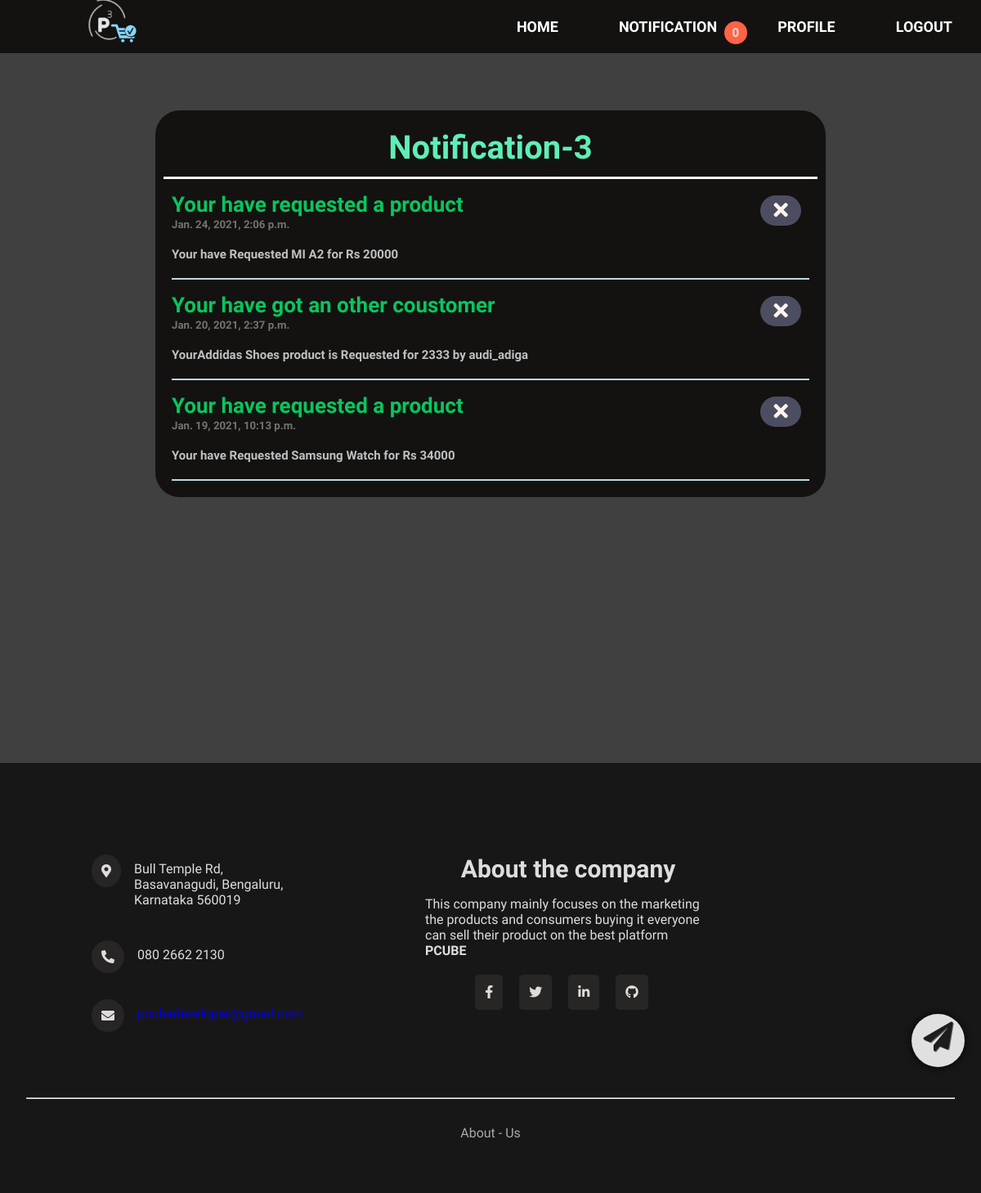
/notification/ (signed in), run on an earlier commit of the app's database.
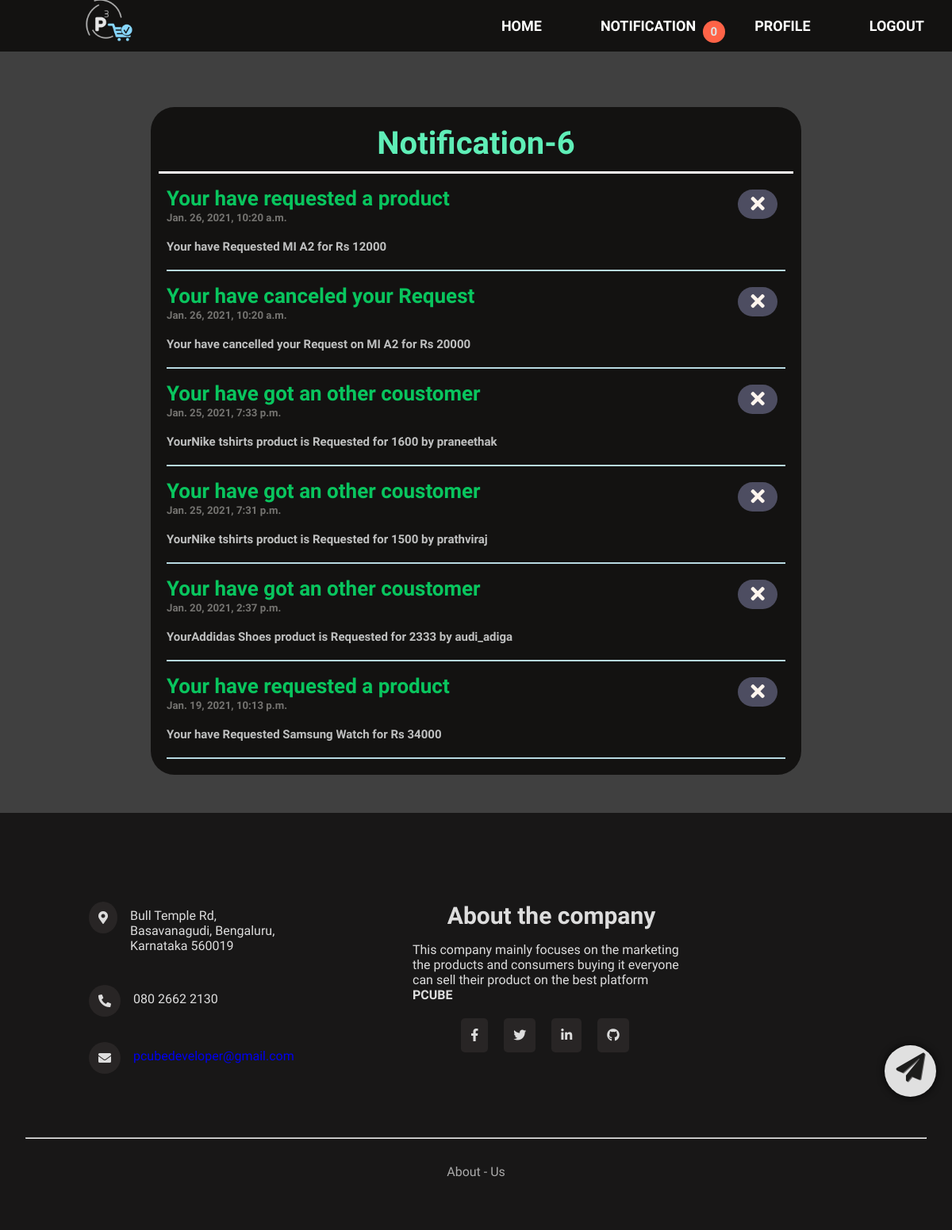
And on a later commit of the database.
### pcube/models.py (models this page shows)
class Notification(models.Model):
    post = models.ForeignKey(Post, on_delete=models.CASCADE, blank=True, null=True)
    user = models.ForeignKey(User, on_delete=models.CASCADE)
    ques = models.ForeignKey(Question, on_delete=models.CASCADE, blank=True, null=True, default=None)
    title = models.CharField(max_length= 30)
    h1 = models.CharField(max_length= 30)
    discription = discription = models.TextField()
    date_posted = models.DateTimeField(default=timezone.now)
    read =  models.BooleanField(default=False)
    showed = models.BooleanField(default=False)

### pcube/views.py (the view)
# urls.py: path('notification/', views.notification, name='notification'),
def notification(request):
    try:
        msgs = Notification.objects.order_by('-date_posted').filter(user = request.user, read = False)
        noti_count = msgs.count()
        unread_msgs = msgs.filter(showed = False)
        for unread_msg in unread_msgs:
            unread_msg.showed = True
            unread_msg.save()
    except:
        msgs = []
        noti_count = 0
    context = {
        'msgs':msgs,
        'msgs_count': noti_count
    }
    return render(request, 'pcube/notification.html',context)

### pcube/templates/pcube/notification.html (shortened to what this page needs)
{% extends 'pcube/base.html' %}
{% load static %}
{% block headers %}
    <link rel="stylesheet" type="text/css" href="{% static 'pcube/notification.css' %}">
{% endblock headers %}
{% block content %}
    <div class="notifications">
        <h2>Notification-{{msgs_count}}</h2>
        {% for msg in msgs %}
        <div class="notification">
            <h1><a href="{% url 'post-detail' msg.post.id %}#question-no-{{msg.ques.id}}">{{msg.title}}</a>
                <h5>{{msg.date_posted}}</h5>
                <form action="{% url 'noti-clear' %}" method="POST">
                    <button id="like" class="btn ulk" type="submit" name="noti_id" value="{{ msg.id }}">
                </form>
                <i class="fas fa-times" style="font-size:25px"></i>
            </h1>
            <h3>{{msg.discription}}</h3>
        </div>
        {% endfor %}
    </div>
    <div class="addpost-div">
        <div class="addpost-div2">
            <div id="addpost">
                <a href="{% url 'add-post' %}"><i class="fa fa-paper-plane" style="font-size:36px"></i></a>
            </div>
        </div>
    </div>
{% endblock content %}

What changed in the data, as far as the page shows it:
removed Notification: title "Your have requested a product", date_posted "Jan. 24, 2021, 2:06 p.m.", {{ msg.id }} 124 (drawn), discription "Your have Requested MI A2 for Rs 20000"
added Notification: title "Your have requested a product", date_posted "Jan. 26, 2021, 10:20 a.m.", {{ msg.id }} 136 (drawn), discription "Your have Requested MI A2 for Rs 12000"
added Notification: title "Your have canceled your Request", date_posted "Jan. 26, 2021, 10:20 a.m.", {{ msg.id }} 134 (drawn), discription "Your have cancelled your Request on MI A2 for Rs 20000"
added Notification: title "Your have got an other coustomer", date_posted "Jan. 25, 2021, 7:33 p.m.", {{ msg.id }} 127 (drawn), discription "YourNike tshirts product is Requested for 1600 by praneethak"
added Notification: title "Your have got an other coustomer", date_posted "Jan. 25, 2021, 7:31 p.m.", {{ msg.id }} 125 (drawn), discription "YourNike tshirts product is Requested for 1500 by prathviraj"
Also different on the page:
{{ msgs_count }}: "3" → "6"
